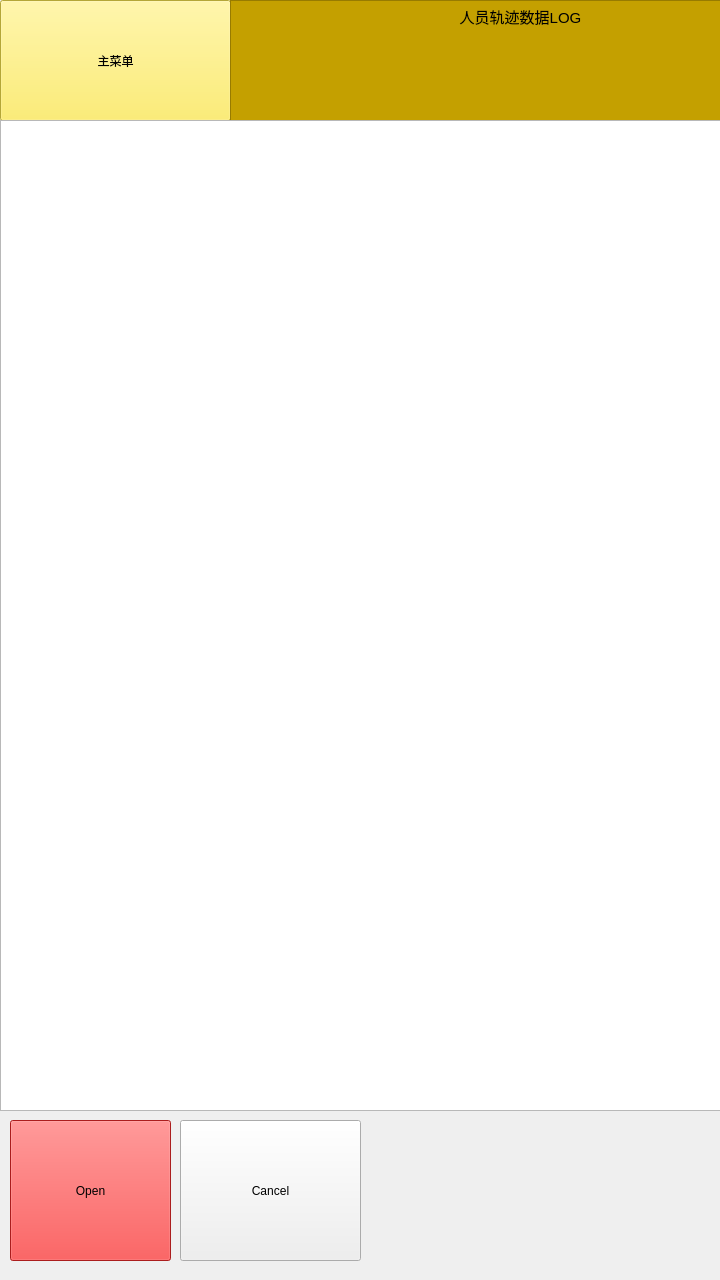
<?xml version="1.0" encoding="UTF-8"?>
<ui version="4.0">
 <class>database_log</class>
 <widget class="QWidget" name="database_log">
  <property name="geometry">
   <rect>
    <x>0</x>
    <y>0</y>
    <width>720</width>
    <height>1280</height>
   </rect>
  </property>
  <property name="windowTitle">
   <string>Form</string>
  </property>
  <widget class="QPushButton" name="pushButton">
   <property name="geometry">
    <rect>
     <x>0</x>
     <y>0</y>
     <width>231</width>
     <height>121</height>
    </rect>
   </property>
   <property name="styleSheet">
    <string notr="true">background-color: rgb(252, 233, 79);</string>
   </property>
   <property name="text">
    <string>主菜单</string>
   </property>
  </widget>
  <widget class="QTextEdit" name="textEdit">
   <property name="geometry">
    <rect>
     <x>230</x>
     <y>0</y>
     <width>581</width>
     <height>121</height>
    </rect>
   </property>
   <property name="styleSheet">
    <string notr="true">background-color: rgb(196, 160, 0);</string>
   </property>
   <property name="html">
    <string>&lt;!DOCTYPE HTML PUBLIC &quot;-//W3C//DTD HTML 4.0//EN&quot; &quot;http://www.w3.org/TR/REC-html40/strict.dtd&quot;&gt;
&lt;html&gt;&lt;head&gt;&lt;meta name=&quot;qrichtext&quot; content=&quot;1&quot; /&gt;&lt;style type=&quot;text/css&quot;&gt;
p, li { white-space: pre-wrap; }
&lt;/style&gt;&lt;/head&gt;&lt;body style=&quot; font-family:'Ubuntu'; font-size:11pt; font-weight:400; font-style:normal;&quot;&gt;
&lt;p align=&quot;center&quot; style=&quot; margin-top:0px; margin-bottom:0px; margin-left:0px; margin-right:0px; -qt-block-indent:0; text-indent:0px;&quot;&gt;人员轨迹数据LOG&lt;/p&gt;
&lt;p align=&quot;center&quot; style=&quot;-qt-paragraph-type:empty; margin-top:0px; margin-bottom:0px; margin-left:0px; margin-right:0px; -qt-block-indent:0; text-indent:0px;&quot;&gt;&lt;br /&gt;&lt;/p&gt;&lt;/body&gt;&lt;/html&gt;</string>
   </property>
  </widget>
  <widget class="QTextEdit" name="textEdit_2">
   <property name="geometry">
    <rect>
     <x>0</x>
     <y>120</y>
     <width>721</width>
     <height>991</height>
    </rect>
   </property>
  </widget>
  <widget class="QPushButton" name="pushButton_2">
   <property name="geometry">
    <rect>
     <x>10</x>
     <y>1120</y>
     <width>161</width>
     <height>141</height>
    </rect>
   </property>
   <property name="styleSheet">
    <string notr="true">background-color: rgb(239, 41, 41);</string>
   </property>
   <property name="text">
    <string>Open</string>
   </property>
  </widget>
  <widget class="QPushButton" name="pushButton_3">
   <property name="geometry">
    <rect>
     <x>180</x>
     <y>1120</y>
     <width>181</width>
     <height>141</height>
    </rect>
   </property>
   <property name="text">
    <string>Cancel</string>
   </property>
  </widget>
 </widget>
 <resources/>
 <connections/>
</ui>
